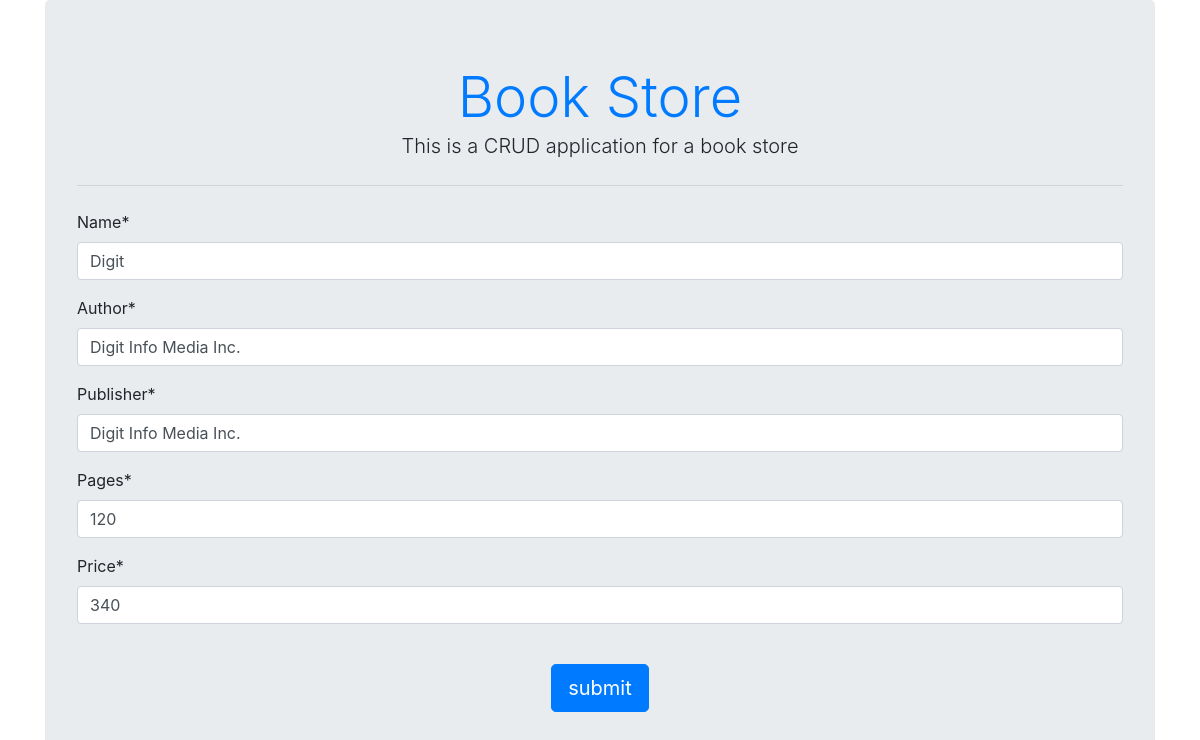
Screenshot of /update/1 with the database file from the repository.
### book_stack/models.py (models this page shows, shortened)
class Book(models.Model):
    name = models.CharField(max_length=256)
    author = models.CharField(max_length=128)
    publisher = models.CharField(max_length=128)
    pages = models.IntegerField(null=True)
    price = models.IntegerField(null=True)

### book_stack/views.py (the view)
# urls.py: url(r'^update/(?P<pk>\d+)$', bookupdate, name='bookupdate'),
def bookupdate(request, pk):
    book = get_object_or_404(Book, pk=pk)
    form = book_form(request.POST or None, instance=book)
    if form.is_valid():
        form.save()
        return redirect('booklist')
    return render(request, 'book_form.html', {"form": form})

### book_stack/forms.py
class book_form(ModelForm):
    class Meta:
        model = Book
        fields = "__all__"

### book_stack/templates/book_form.html (shortened to what this page needs)
<!DOCTYPE html>
{% extends 'base.html' %} {% load crispy_forms_tags %}
    {% block content %}
    <form method="POST">
      {% csrf_token %} {{form|crispy}}
      <br />
      <center>
        <button class="btn btn-primary btn-lg" type="submit">submit</button>
      </center>
    </form>
    {% endblock content %}

### rows the page displays
Book: name "Digit", author "Digit Info Media Inc.", publisher "Digit Info Media Inc.", pages "120", price "340"
